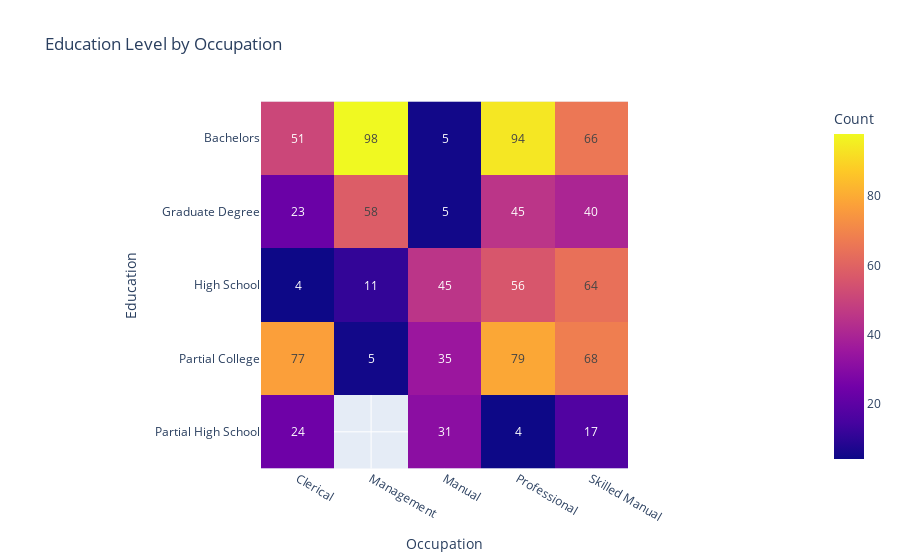

Notebook code cell kept with this figure:
### Code cell
x = pd.pivot_table(index='Education', columns='Occupation', values='ID', aggfunc='count', data=data)
print(x)
fig = px.imshow(x, labels=dict(x="Occupation", y="Education", color="Count"), title="Education Level by Occupation", text_auto=True)
fig.show()

### Figure 1 — Plotly figure (JSON) as saved in the notebook; plotly's stock layout.template omitted (floating-point values rounded to 4 significant figures)
{"data": [{"coloraxis": "coloraxis", "hovertemplate": "Occupation: %{x}<br>Education: %{y}<br>Count: %{z}<extra></extra>", "name": "0", "texttemplate": "%{z}", "type": "heatmap", "x": ["Clerical", "Management", "Manual", "Professional", "Skilled Manual"], "xaxis": "x", "y": ["Bachelors", "Graduate Degree", "High School", "Partial College", "Partial High School"], "yaxis": "y", "z": [[51.0, 98.0, 5.0, 94.0, 66.0], [23.0, 58.0, 5.0, 45.0, 40.0], [4.0, 11.0, 45.0, 56.0, 64.0], [77.0, 5.0, 35.0, 79.0, 68.0], [24.0, NaN, 31.0, 4.0, 17.0]]}], "layout": {"coloraxis": {"colorbar": {"title": {"text": "Count"}}, "colorscale": [[0, "#0d0887"], [0.1111, "#46039f"], [0.2222, "#7201a8"], [0.3333, "#9c179e"], [0.4444, "#bd3786"], [0.5556, "#d8576b"], [0.6667, "#ed7953"], [0.7778, "#fb9f3a"], [0.8889, "#fdca26"], [1, "#f0f921"]]}, "title": {"text": "Education Level by Occupation"}, "xaxis": {"anchor": "y", "constrain": "domain", "domain": [0, 1], "scaleanchor": "y", "title": {"text": "Occupation"}}, "yaxis": {"anchor": "x", "autorange": "reversed", "constrain": "domain", "domain": [0, 1], "title": {"text": "Education"}}}}
